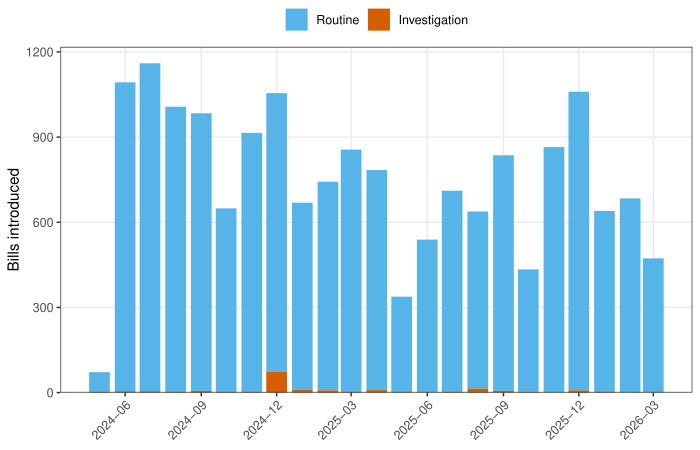

This chart was generated by the following R code:
#!/usr/bin/env Rscript
# Figure 3: Monthly Bill Introductions by Type, 22nd Assembly
# Fix from previous run: avoid cairo_pdf (libSM/libXrender missing on this machine).
# Use the base R "pdf" device explicitly via ggsave(device = "pdf").

suppressPackageStartupMessages({
  library(arrow)
  library(dplyr)
  library(ggplot2)
  library(tidyr)
})

# ---- Paths ------------------------------------------------------------------
data_dir <- "/Users/kyusik/Desktop/kyusik-github/kna/data/processed"
bills_path <- file.path(data_dir, "master_bills_22.parquet")
out_path <- "/Users/kyusik/Desktop/kyusik-claude/kna-research-agents/articles/figures/2026-04-06_r10/fig_3.pdf"

dir.create(dirname(out_path), recursive = TRUE, showWarnings = FALSE)

# ---- Load 22nd Assembly bills ----------------------------------------------
bills22 <- arrow::read_parquet(
  bills_path,
  col_select = c("bill_id", "bill_nm", "ppsl_dt")
) %>%
  as_tibble()

# Investigation-related keywords from paper
inv_keywords <- c(
  "\ud2b9\ubcc4\uac80\uc0ac",   # 특별검사
  "\ud2b9\uac80",               # 특검
  "\ud0c4\ud575",               # 탄핵
  "\ub0b4\ub780",               # 내란
  "\uad6d\uc815\uc870\uc0ac",   # 국정조사
  "\ube44\uc0c1\uacc4\uc5c4",   # 비상계엄
  "\uacc4\uc5c4"                # 계엄
)
inv_pattern <- paste(inv_keywords, collapse = "|")

bills22 <- bills22 %>%
  mutate(
    bill_nm = ifelse(is.na(bill_nm), "", as.character(bill_nm)),
    is_investigation = grepl(inv_pattern, bill_nm),
    ppsl_dt = suppressWarnings(as.Date(ppsl_dt))
  ) %>%
  filter(!is.na(ppsl_dt))

total_n <- nrow(bills22)
inv_n <- sum(bills22$is_investigation)
cat(sprintf("22nd Assembly: %d total bills, %d investigation-related (%.2f%%)\n",
            total_n, inv_n, 100 * inv_n / total_n))

# ---- Aggregate by month -----------------------------------------------------
monthly <- bills22 %>%
  mutate(month = as.Date(format(ppsl_dt, "%Y-%m-01"))) %>%
  group_by(month) %>%
  summarise(
    Investigation = sum(is_investigation),
    Routine = sum(!is_investigation),
    .groups = "drop"
  ) %>%
  arrange(month) %>%
  pivot_longer(cols = c("Routine", "Investigation"),
               names_to = "Bill type", values_to = "n") %>%
  mutate(`Bill type` = factor(`Bill type`, levels = c("Routine", "Investigation")))

# ---- Plot -------------------------------------------------------------------
okabe_ito <- c("Routine" = "#56B4E9", "Investigation" = "#D55E00")

p <- ggplot(monthly, aes(x = month, y = n, fill = `Bill type`)) +
  geom_col(width = 25, color = NA) +
  scale_fill_manual(values = okabe_ito) +
  scale_x_date(date_breaks = "3 months", date_labels = "%Y-%m") +
  scale_y_continuous(expand = expansion(mult = c(0, 0.05))) +
  labs(x = NULL, y = "Bills introduced", fill = NULL) +
  theme_bw(base_size = 11) +
  theme(
    legend.position = "top",
    legend.margin = margin(0, 0, 0, 0),
    panel.grid.minor = element_blank(),
    axis.text.x = element_text(angle = 45, hjust = 1)
  )

# ---- Save (non-cairo to avoid libSM/libXrender) -----------------------------
ggsave(out_path, plot = p, width = 7, height = 4.5, device = "pdf",
       useDingbats = FALSE)

cat(sprintf("Saved: %s\n", out_path))
